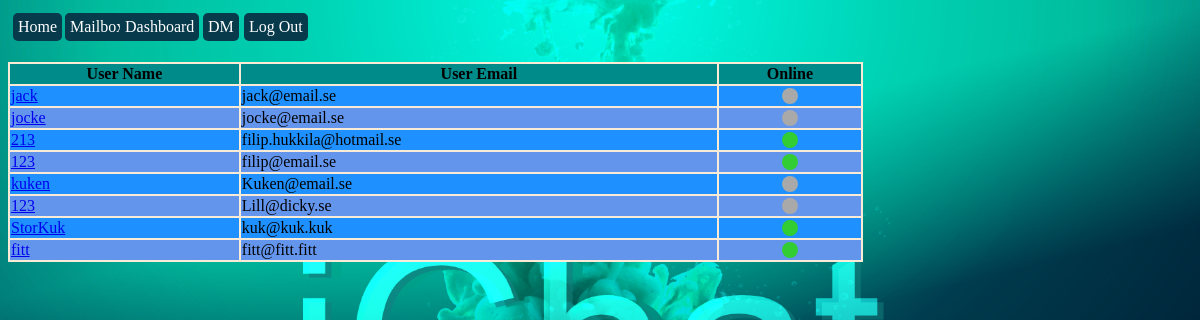
Page /dm (signed in) on the committed database.
### models.py (models this page shows, shortened)
class User(db.Model):
    id = db.Column(db.Integer, primary_key=True, autoincrement=True)
    name = db.Column(db.String(150))
    email = db.Column(db.String(150), unique=True)
    password = db.Column(db.String(100))
    admin = db.Column(db.BOOLEAN, default=False)
    online = db.Column(db.BOOLEAN, default=False)
    sent_messages = db.relationship('Message', backref='sender', lazy=True)
    recv_messages = db.relationship('Message', secondary=message_recv, lazy='subquery',
                                    backref=db.backref('receivers', lazy=True))

### blueprints/dm/__init__.py (the view)
@bp_dm.get('/dm')
def dm_get():
    users = get_all_but_current_users()
    return render_template('dm.html', users=users)

### controllers/user_controller.py (called while the page is built)
def get_all_but_current_users():
    from models import User
    user = current_user
    return User.query.filter(User.id != user.id).all()

### templates/dm.html
{% extends 'base-template.html' %}
{% block content %}
    <br>
    <br>
    <br>
        <table>
        <tr>
            <th>User Name</th>
            <th>User Email</th>
            <th>Online</th>
        </tr>
        {% for user in users %}
            <tr>
                <td><a href="{{ url_for("bp_user.message_get", user_id=user.id) }}">{{ user.name }}</a></td>
                <td>{{ user.email }}</td>
                <td class="center-content">
                    {% if user.online %}
                        <div class="circle online"></div>
                    {% else %}
                        <div class="circle offline"></div>
                    {% endif %}
                </td>
            </tr>
        {% endfor %}
    </table>
{% endblock %}

### templates/base-template.html (shortened to what this page needs)
<!DOCTYPE html>
<html lang="en">
<head>
    <link rel="stylesheet" href="{{ url_for('static', filename='css/main.css') }}" />
</head>
<body class="page">
    <a class="tab_home" href="{{ url_for('bp_home.home_get') }}">
        Home
    </a>
    {% if current_user.is_authenticated %}
        <a class="tab_profile" href="{{ url_for('bp_user.user_get') }}">
        </a>
           <a class="tab_profile" href="{{ url_for('bp_user.mailbox_get') }}">
            Mailbox
        </a>
        <a class="tab_logout" href="{{ url_for('bp_user.logout_get') }}">
            Log Out
        </a>
        <a class="tab_dashboard" href="{{ url_for('bp_dashboard.dashboard_get') }}">
            Dashboard
        </a>
        <a class="tab_dm" href="{{ url_for('bp_dm.dm_get') }}">
            DM
        </a>
        {% endif %}
    {% block content %}
    {% endblock %}
</body>
</html>

### static/css/main.css (style rules this page uses)
.page { width: 95%; height: 90vh; background-image: url(img/background3.png); background-size: cover; background-position: center; }
.tab_home { margin: 5px; color: white; text-decoration: none; background-color: #073B4C; padding: 5px; border-radius: 5px; top: 8px; left: 8px; position: absolute; }
.tab_logout { margin: 5px; color: white; text-decoration: none; background-color: #073B4C; padding: 5px; border-radius: 5px; top: 8px; left: 239px; position: absolute; }
.tab_profile { margin: 5px; color: white; text-decoration: none; background-color: #073B4C; padding: 5px; border-radius: 5px; top: 8px; left: 60px; position: absolute; }
.tab_dashboard { margin: 5px; color: white; text-decoration: none; background-color: #073B4C; padding: 5px; border-radius: 5px; top: 8px; left: 115px; position: absolute; }
.tab_dm { margin: 5px; color: white; text-decoration: none; background-color: #073B4C; padding: 5px; border-radius: 5px; top: 8px; left: 198px; position: absolute; }
table { width: 25%; background: antiquewhite; }
th { background: darkcyan; }
tr:nth-child(odd) { background: cornflowerblue; }
tr:nth-child(even) { background: dodgerblue; }
.center-content { text-align: center; }
.circle { margin: 0 auto; width: 16px; height: 16px; border-radius: 50%; }
.online { background: limegreen; }
.offline { background: darkgrey; }
table { width: 75%; }

### rows in the picture
User: name "jack", email "jack@email.se", online False (drawn)
User: name "jocke", email "jocke@email.se", online False (drawn)
User: name "213", email "filip.hukkila@hotmail.se", online True (drawn)
User: name "123", email "filip@email.se", online True (drawn)
User: name "kuken", email "Kuken@email.se", online False (drawn)
User: name "123", email "Lill@dicky.se", online False (drawn)
User: name "StorKuk", email "kuk@kuk.kuk", online True (drawn)
User: name "fitt", email "fitt@fitt.fitt", online True (drawn)
